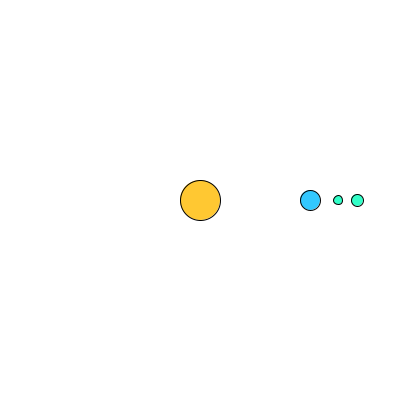
Frame 1 (no input)
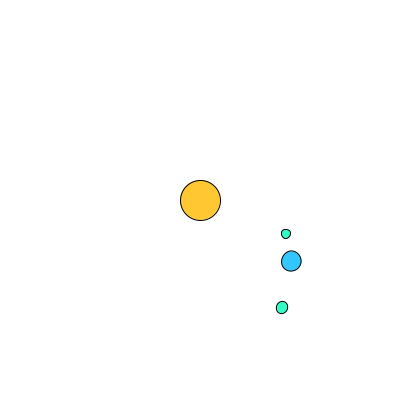
Frame 60 (the mouse pressed at the canvas centre just before this capture)
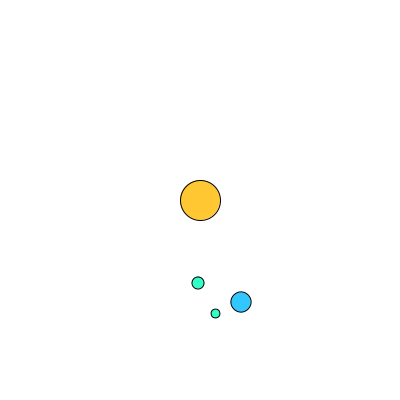
Frame 120 (the mouse held since frame 60 and released just before this capture)

The Processing sketch that drew these frames (run headless with seeded random() and noise(); from frame 60 on, the mouse is pressed at the canvas centre):

// Processing sketch: Solar_system
// ── Solar_system.pde
//Angle of rotation
//example shows nested push/pop matrices
//important concept look carefully
float theta = 0;

void setup(){
  size(400,400);
}

void draw(){
  background(255);
  stroke(0);
  
  //Translate to centre of window to draw the sun.
  translate(width/2, height/2);
  fill(255, 200, 50);
  ellipse(0, 0, 40, 40);
  
  //earth rotates around the sun
  pushMatrix();
  rotate(theta);
  translate(110,0);
  fill(50, 200, 255);
  ellipse(0, 0, 20, 20);
  
  //Moon #1 rotates around the earth
  pushMatrix();
  rotate(-theta*4);
  translate(28,0);
  fill(50, 255, 200);
  ellipse(0,0, 9, 9);
  popMatrix();
  
  //Moon #2 also rotates aroind the earth
  pushMatrix();
  rotate(theta*2);
  translate(47,0);
  fill(50, 255, 200);
  ellipse(0,0, 12, 12);
  popMatrix();
  
  popMatrix();
  
  theta +=0.01;
//end of draw function  
}
